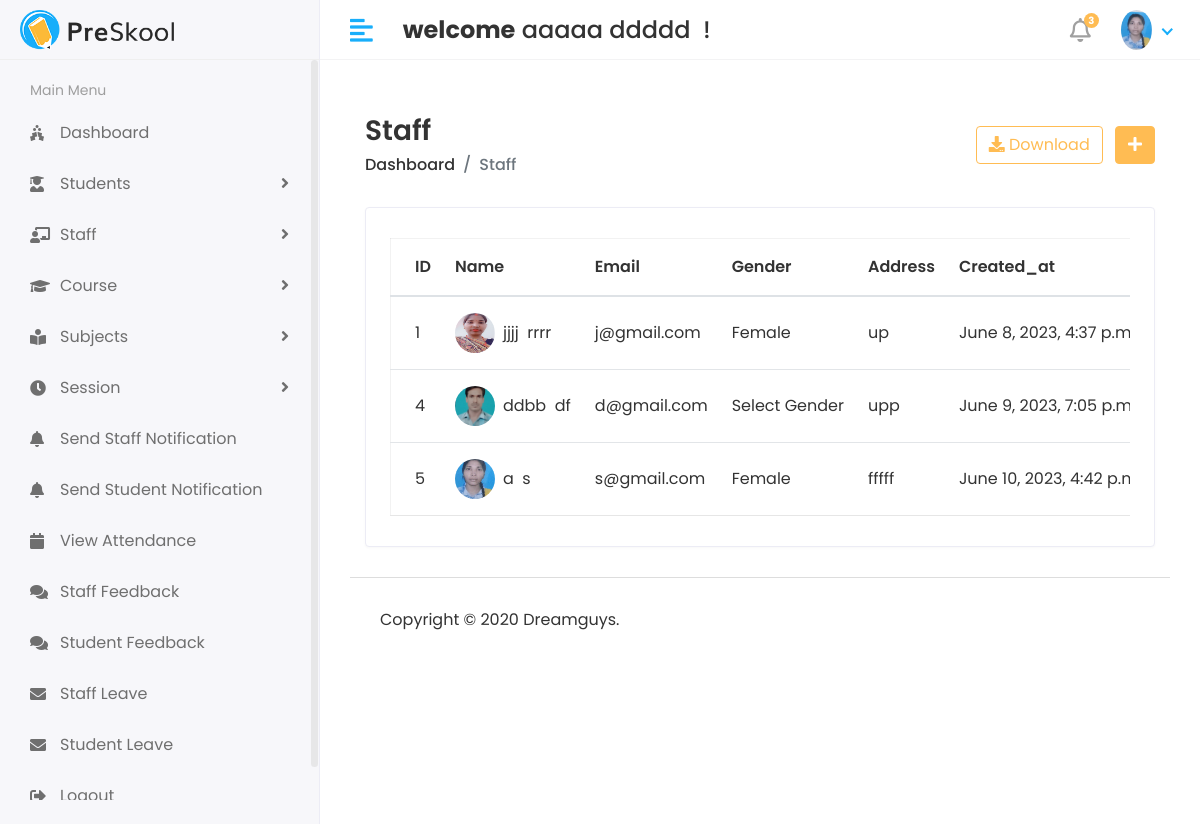
The app's page /Hod/staff/view (signed in) with its own data.
### api/models.py (models this page shows, shortened)
class user1(AbstractUser):
    USER = (
        (1, 'HOD'),
        (2, 'STAFF'),
        (3, 'STUDENT'),
    )
    user_type = models.CharField(choices=USER, max_length=50, default=1)
    profile_pic = models.ImageField(upload_to='media/profile_pic')

class Staff(models.Model):
    admin = models.OneToOneField(user1,on_delete=models.CASCADE)
    address = models.TextField()
    gender = models.CharField(max_length=100)
    created_at = models.DateTimeField(auto_now_add=True)
    updated_at = models.DateTimeField(auto_now=True)

### student/Hod_views.py (the view)
# urls.py: path('Hod/staff/view', Hod_views.view_staff, name = 'view_staff'),
@login_required(login_url='/')
def view_staff(request):
    staff = Staff.objects.all()
    context = {
        'staff': staff
    }
    return render(request, 'Hod/view_staff.html', context)

### templates/Hod/view_staff.html (shortened to what this page needs)
{% extends 'base.html' %}
 {% block content %}
 <div class="content container-fluid">
               <div class="page-header">
                  <div class="row align-items-center">
                     <div class="col">
                        <h3 class="page-title">Staff</h3>
                        <ul class="breadcrumb">
                           <li class="breadcrumb-item"><a href="index.html">Dashboard</a></li>
                           <li class="breadcrumb-item active">Staff</li>
                        </ul>
                     </div>
                     <div class="col-auto text-right float-right ml-auto">
                        <a href="#" class="btn btn-outline-primary mr-2"><i class="fas fa-download"></i> Download</a>
                        <a href=" " class="btn btn-primary"><i class="fas fa-plus"></i></a>
                     </div>
                  </div>
               </div>
               <div class="row">
                  <div class="col-sm-12">
                     <div class="card card-table">
                        <div class="card-body">
                           <div class="table-responsive">
                              <table id="table_id" class="table table-hover table-center mb-0 ">
                                 <thead>
                                    <tr>
                                       <th>ID</th>
                                       <th>Name</th>
                                       <th>Email</th>
                                       <th>Gender</th>
                                       <th>Address</th>
                                       <th>Created_at</th>
                                    </tr>
                                 </thead>
                                 <tbody>
                                 {% for i in staff %}
                                    <tr>
                                       <td>{{i.id}}</td>
                                       <td>
                                          <h2 class="table-avatar">
                                             <a href=" " class="avatar avatar-sm mr-2"><img class="avatar-img rounded-circle" src="/{{i.admin.profile_pic }}" alt="User Image"></a>
                                             <a href=" ">{{i.admin.first_name}} &nbsp;{{i.admin.last_name}} </a>
                                          </h2>
                                       </td>
                                       <td>{{i.admin.email}}</td>
                                       <td>{{i.gender}}</td>
                                       <td>{{i.address}}</td>
                                       <td>{{i.created_at}}</td>
                                    </tr>
                                    <tr>
                                  {% endfor %}
                                 </tbody>
                              </table>
                           </div>
                        </div>
                     </div>
                  </div>
               </div>
            </div>
{% endblock %}

### templates/includes/header.html (shortened to what this page needs)
{% load static %}
<div class="header">
            <div class="header-left">
               <a href="index.html" class="logo">
               <img src="{% static 'assets/img/logo.png' %}" alt="Logo">
               </a>
            </div>
            <a href="javascript:void(0);" id="toggle_btn">
            <i class="fas fa-align-left"></i>
            </a>
            <div class="top-nav-search mt-3">
               <h4> <strong> welcome</strong>&nbsp;<span>{{user.first_name}} {{ user.last_name }} </span>&nbsp;!</h4>
            </div>
            <ul class="nav user-menu">
               <li class="nav-item dropdown noti-dropdown">
                  <a href="#" class="dropdown-toggle nav-link" data-toggle="dropdown">
                  <i class="far fa-bell"></i> <span class="badge badge-pill">3</span>
                  </a>
               </li>
               <li class="nav-item dropdown has-arrow">
                  <a href="#" class="dropdown-toggle nav-link" data-toggle="dropdown">
                  {% if user.profile_pic == "" %}
                   <span class="user-img"><img class="rounded-circle" src="{% static 'assets/img/img.jpg' %}" width="31" alt="Ryan Taylor"></span>
                  {% else %}
                  <span class="user-img"><img class="rounded-circle" src="/{{user.profile_pic}}" width="31" alt="Ryan Taylor"></span>
                  {% endif %}
                  </a>
               </li>
            </ul>
         </div>

### api/static/assets/css/style.css (style rules this page uses)
html { height: 100%; }
body { background-color: #fff; color: #333; font-family: 'Poppins', sans-serif; font-size: 1rem; height: 100%; line-height: 1.5; overflow-x: hidden; }
h1, h2, h3, h4, h5, h6 { font-family: 'Poppins', sans-serif; margin-top: 0; }
a { color: #009ce7; }
input, button, a { transition: all 0.4s ease; -moz-transition: all 0.4s ease; -o-transition: all 0.4s ease; -ms-transition: all 0.4s ease; -webkit-transition: all 0.4s ease; }
ul, ol { padding: 0px; list-style: none; }
.table { color: #333; max-width: 100%; margin-bottom: 0; width: 100%; }
.table.dataTable { border-collapse: collapse !important; border: 1px solid rgba(0, 0, 0, 0.05); }
table.table td h2 { display: inline-block; font-size: inherit; font-weight: 400; margin: 0; padding: 0; vertical-align: middle; }
table.table td h2.table-avatar { align-items: center; display: inline-flex; font-size: inherit; font-weight: 400; margin: 0; padding: 0; vertical-align: middle; white-space: nowrap; }
table.table td h2 a { color: #333; }
.table thead tr th { font-weight: 600; }
.table tbody tr { border-bottom: 1px solid rgba(0, 0, 0, 0.05); }
.table.table-center td, .table.table-center th { vertical-align: middle; }
.card-table .card-body .table > thead > tr > th { border-top: 0; }
.card-table .card-body .table tr td:first-child, .card-table .card-body .table tr th:first-child { padding-left: 1.5rem; }
.card-table .table td, .card-table .table th { border-top: 1px solid #e2e5e8; padding: 1rem 0.75rem; white-space: nowrap; }
.btn-primary { background-color: #FFBC53; border: 1px solid #FFBC53; }
.btn-outline-primary { color: #FFBC53; border-color: #FFBC53; }
.card { border: 1px solid #ececf5; box-shadow: 0 1px 3px 0 rgba(0, 0, 0, 0.03); margin-bottom: 1.875rem; }
.card-body { padding: 1.5rem; }
.avatar { position: relative; display: inline-block; width: 3rem; height: 3rem }
.avatar > img { width: 100%; height: 100%; -o-object-fit: cover; object-fit: cover; }
.avatar-sm { width: 2.5rem; height: 2.5rem; }
.header { background-color: #fff; border-bottom: 1px solid #f3f3f4; left: 0; position: fixed; right: 0; top: 0; z-index: 1001; height: 60px; }
.header .header-left { float: left; height: 60px; padding: 0 20px; position: relative; width: 320px; z-index: 1; transition: all 0.2s ease-in-out; background-color: #f7f7fa; border-bottom: 1px solid #efefef; border-right: 1px solid #ececf5; display: flex; align-items: center; }
.header .header-left .logo { display: inline-block; line-height: 60px; }
.header .header-left .logo img { max-height: 40px; width: auto; }
.header .dropdown-toggle:after { display: none; }
.header .has-arrow .dropdown-toggle:after { border-top: 0; border-left: 0; border-bottom: 2px solid #18aefa; border-right: 2px solid #18aefa; content: ''; height: 8px; display: inline-block; pointer-events: none; -webkit-transform-origin: 66% 66%; -ms-transform-origin: 66% 66%; transform-origin: 66% 66%; -webkit-transform: rotate(45deg); -ms-transform: rotate(45deg); transform: rotate(45deg); -webkit-transition: all 0.15s ease-in-out; transition: all 0.15s ease-in-out; width: 8px; vertical-align: 0px; }
.user-menu { float: right; margin: 0; position: relative; z-index: 99; padding-right: 15px; }
.user-menu.nav > li > a { color: #a0a0a0; font-size: 14px; line-height: 58px; padding: 0 15px; height: 60px; }
.user-img { margin-right: 3px; position: relative; }
.top-nav-search { float: left; margin-left: 15px; }
.page-header { margin-bottom: 1.875rem; }
.page-header .breadcrumb { background-color: transparent; color: #6c757d; font-size: 1rem; font-weight: 500; margin-bottom: 0; padding: 0; }
.page-header .breadcrumb a { color: #333; }
.page-title { font-size: 28px; font-weight: 600; color: #333; margin-bottom: 5px; }
.user-menu.nav > li > a .badge { background-color: #FFBC53; display: block; font-size: 10px; font-weight: bold; height: 15px; width: 15px; position: absolute; right: 7px; top: 13px; color: #fff; padding: 3px; }
.user-menu.nav > li > a > i { font-size: 1.5rem; line-height: 60px; }
@media (min-width: 992px) { #toggle_btn { align-items: center; color: #18aefa; display: inline-flex; float: left; font-size: 26px; height: 60px; justify-content: center; margin-left: 15px; padding: 0 15px; } }

### records on screen
user1: first_name "aaaaa", last_name "ddddd", profile_pic (picture)
Staff: id "1", admin.profile_pic (picture), admin.first_name "jjjj", admin.last_name "rrrr", admin.email "j@gmail.com", gender "Female", address "up", created_at "June 8, 2023, 4:37…"
Staff: id "4", admin.profile_pic (picture), admin.first_name "ddbb", admin.last_name "df", admin.email "d@gmail.com", gender "Select Gender", address "upp", created_at "June 9, 2023, 7:05…"
Staff: id "5", admin.profile_pic (picture), admin.first_name "a", admin.last_name "s", admin.email "s@gmail.com", gender "Female", address "fffff", created_at "June 10, 2023, 4:42…"
